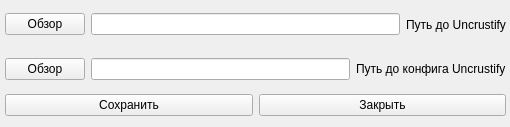
<?xml version="1.0" encoding="UTF-8"?>
<ui version="4.0">
 <class>SettingForm</class>
 <widget class="QWidget" name="SettingForm">
  <property name="geometry">
   <rect>
    <x>0</x>
    <y>0</y>
    <width>510</width>
    <height>127</height>
   </rect>
  </property>
  <property name="windowTitle">
   <string>Настройки</string>
  </property>
  <widget class="QWidget" name="verticalLayoutWidget">
   <property name="geometry">
    <rect>
     <x>0</x>
     <y>0</y>
     <width>511</width>
     <height>121</height>
    </rect>
   </property>
   <layout class="QVBoxLayout" name="verticalLayout">
    <property name="leftMargin">
     <number>5</number>
    </property>
    <property name="topMargin">
     <number>5</number>
    </property>
    <property name="rightMargin">
     <number>5</number>
    </property>
    <property name="bottomMargin">
     <number>5</number>
    </property>
    <item>
     <layout class="QHBoxLayout" name="horizontalLayout_3">
      <item>
       <widget class="QPushButton" name="pushButton">
        <property name="text">
         <string>Обзор</string>
        </property>
       </widget>
      </item>
      <item>
       <widget class="QLineEdit" name="lineEdit">
        <property name="readOnly">
         <bool>true</bool>
        </property>
       </widget>
      </item>
      <item>
       <widget class="QLabel" name="label_2">
        <property name="text">
         <string>Путь до Uncrustify</string>
        </property>
       </widget>
      </item>
     </layout>
    </item>
    <item>
     <layout class="QHBoxLayout" name="horizontalLayout_2">
      <item>
       <widget class="QPushButton" name="pushButton_2">
        <property name="text">
         <string>Обзор</string>
        </property>
       </widget>
      </item>
      <item>
       <widget class="QLineEdit" name="lineEdit_2">
        <property name="readOnly">
         <bool>true</bool>
        </property>
       </widget>
      </item>
      <item>
       <widget class="QLabel" name="label">
        <property name="text">
         <string>Путь до конфига Uncrustify</string>
        </property>
       </widget>
      </item>
     </layout>
    </item>
    <item>
     <layout class="QHBoxLayout" name="horizontalLayout">
      <item>
       <widget class="QPushButton" name="pushButton_4">
        <property name="text">
         <string>Сохранить</string>
        </property>
       </widget>
      </item>
      <item>
       <widget class="QPushButton" name="pushButton_3">
        <property name="text">
         <string>Закрыть</string>
        </property>
       </widget>
      </item>
     </layout>
    </item>
   </layout>
  </widget>
 </widget>
 <resources/>
 <connections/>
</ui>
